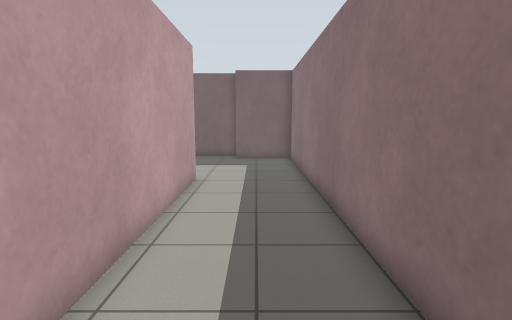
view 1 (above)

24 first-person views from a walk through a world built for the Gazebo simulator. The camera is 1.2 m above the floor, tilts 8° down and sees 80° across. The floor is counted in squares, 0.5 m on a side. Each view is taken from the middle of a square. On the plan, view 1 faces up. The plan holds only what a view shows up to about 18 squares ahead; the rest is blank.

view 2
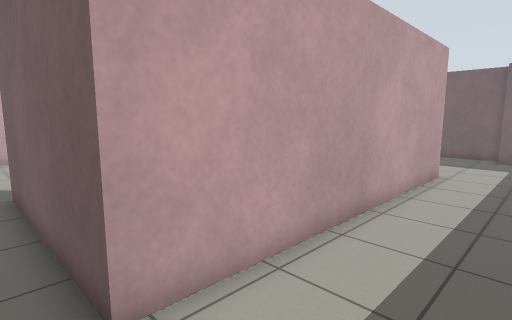

view 3
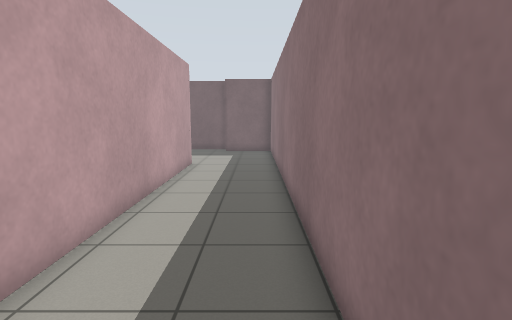

view 4
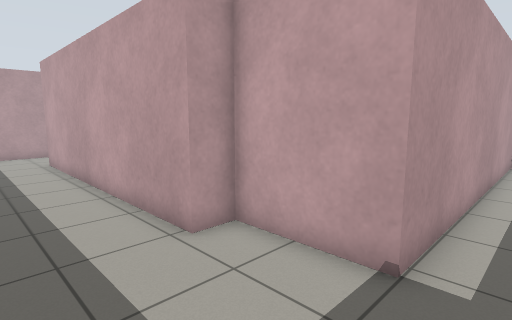

view 5
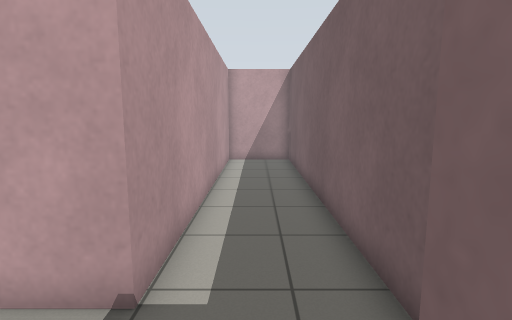

view 6
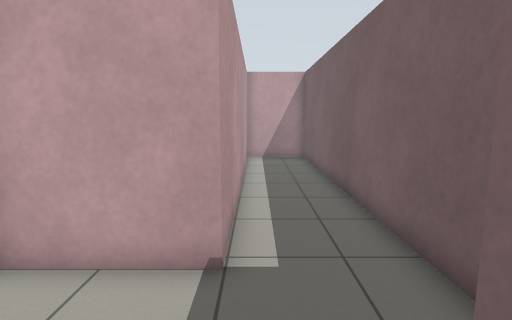

view 7
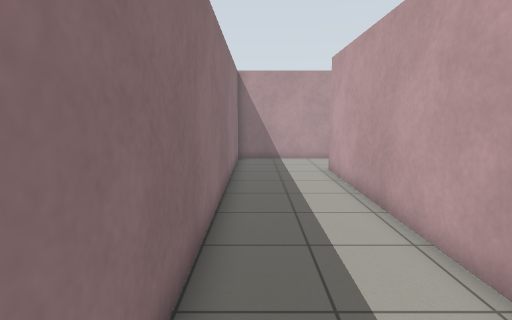

view 8
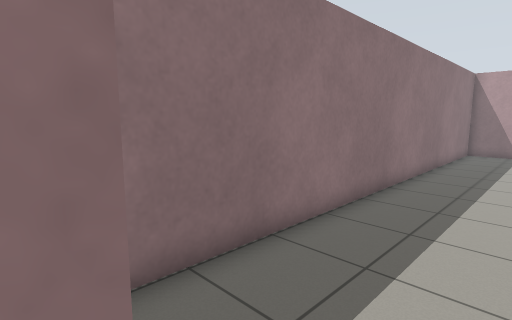

view 9
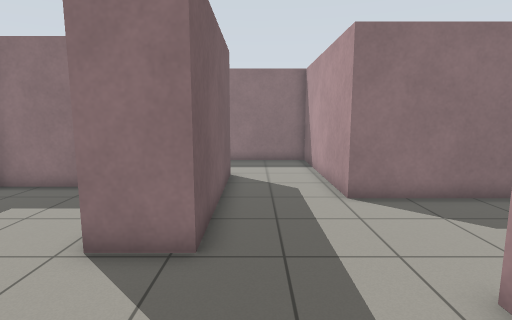

view 10
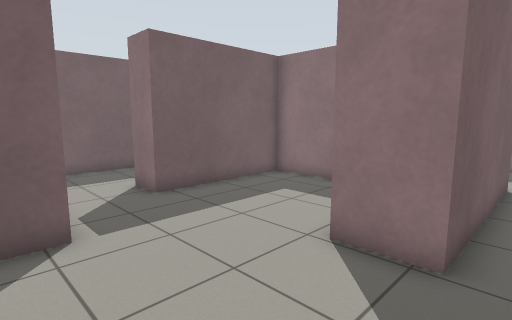

view 11
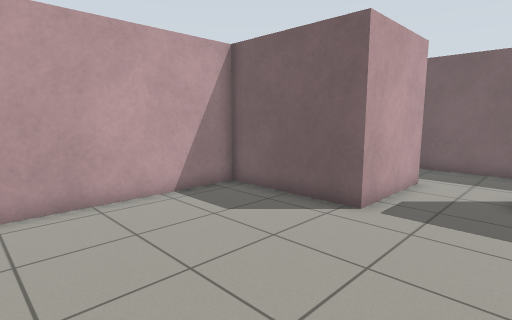

view 12
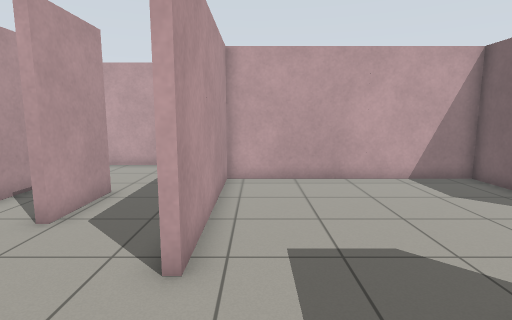

view 13
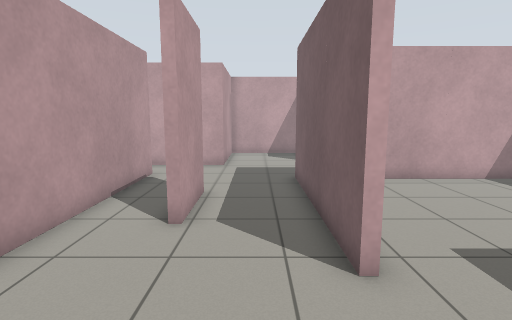

view 14
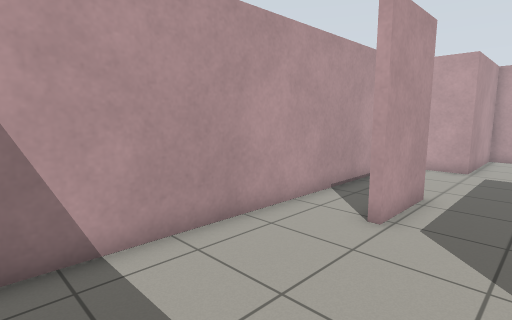

view 15
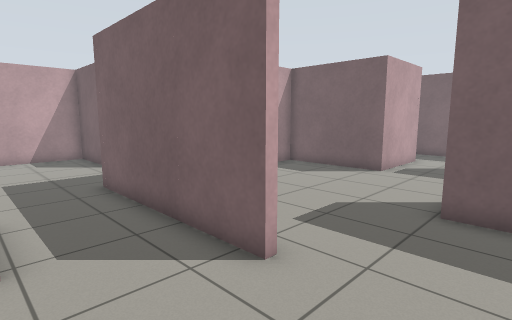

view 16
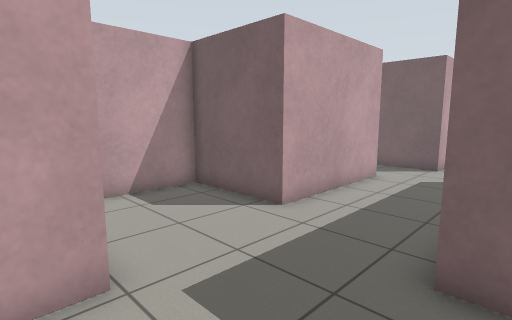

view 17
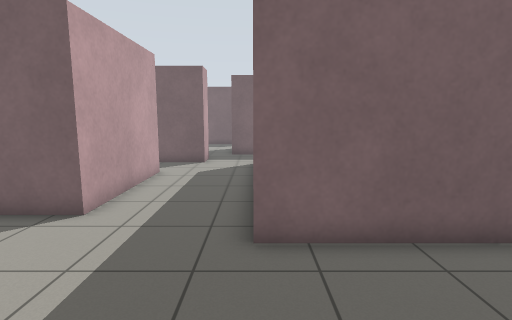

view 18
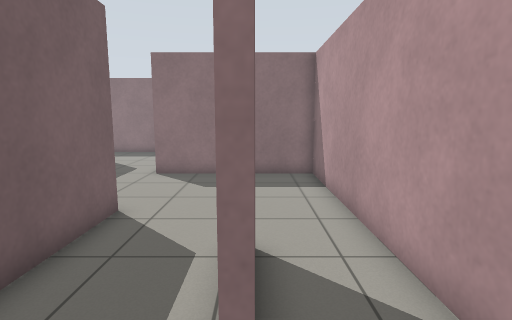

view 19
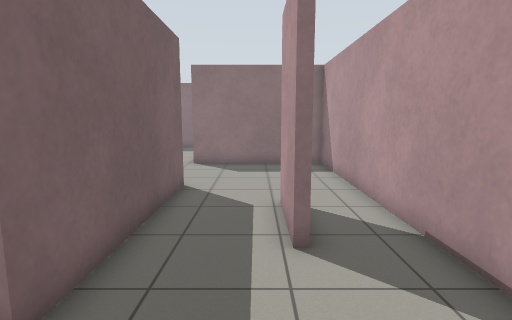

view 20
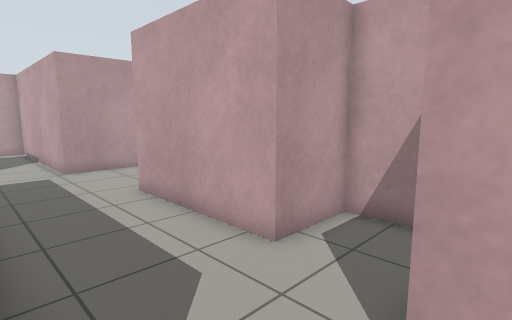

view 21
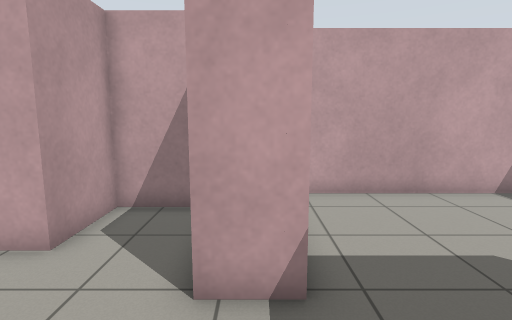

view 22
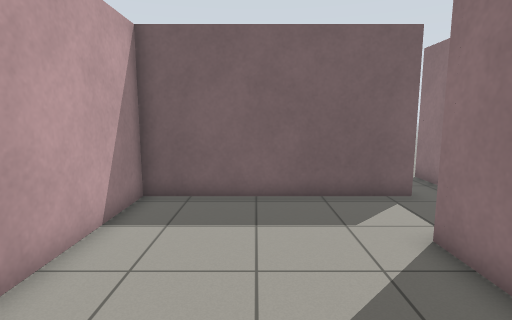

view 23
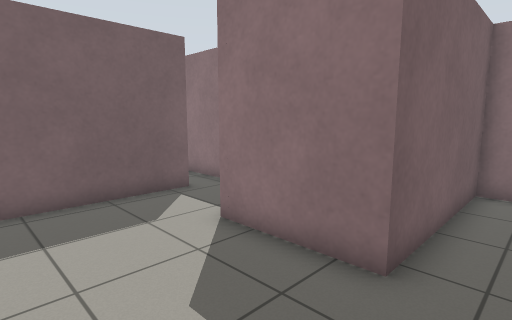

view 24
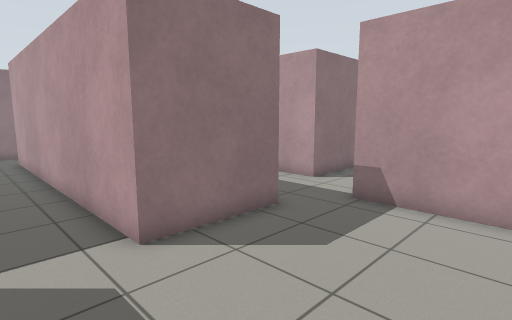

### Floor plan
Points are (right, up) in squares from view 1. A wall is a line through its corners. A room is listed if a view was taken in it or the views show most of it. See-through windows are left out.
Room 1 (views 1, 2, 3, 4, 5, 6, 7, 8)
walls: (-1.2, 18.9) (-17.2, 18.9) (-17.2, 15.5) (-3.6, 15.5) (-3.6, 11.8) (-2.3, 11.8) (-2.3, -0.9); (-1.5, -4.7) (2, -4.7) (2, 17.7) (-1.2, 17.7)
ways out: opening at (-2.3, -3) to room 2
Room 2 (views 9, 10, 11, 12)
walls: (-4.6, 4.1) (-4.6, 7) (-10.5, 7) (-10.5, 8.5); (-6.2, -4.7) (-1.5, -4.7); (-13.5, 9) (-13.5, 4.5) (-18.7, 4.5) (-18.7, -5.1) (-11.3, -5.1); (-2.3, -0.9) (-9.8, -0.9) (-9.8, 1.1)
ways out: opening at (-2.3, -3) to room 1; opening at (-9, -5) to room 3; opening at (-12, 7.5)
Room 3 (views 13, 14, 15, 16, 17, 18, 19)
walls: (-16.7, -8.7) (-13.6, -8.7); (-13.6, -9) (-14.1, -9); (-11.3, -5.4) (-19.1, -5.4); (-19.9, -11.4) (-6.2, -11.4) (-6.2, -4.7); (-19.1, 1.2) (-19.1, 4.8); (-21.8, 5.2) (-24.5, 5.2); (-26, 4.2) (-26, 2.3) (-23.2, 2.3) (-23.2, -3.7) (-27.4, -3.7) (-27.4, -8.7) (-22.2, -8.7) (-22.2, -11.4)
ways out: opening at (-9, -5) to room 2; opening at (-20.5, 5) to room 4; opening at (-21, -12)
Room 4 (views 20, 21, 22, 23, 24)
walls: (-25.5, 6.7) (-21.8, 6.7) (-21.8, 5.2); (-19.1, 4.8) (-17.1, 4.8); (-19.1, 16.1) (-27.4, 16.1) (-27.4, 7.6); (-13.8, 7.8) (-13.8, 8.7) (-20.5, 8.7) (-20.5, 12.7) (-19.5, 12.7)
ways out: opening at (-20.5, 5) to room 3; opening at (-20, 14)

Where each view was taken, in squares from view 1:
view 1: 0 up, 0 right, facing up
view 2: 2 down, 1 right, facing up-left
view 3: 4 down, 1 right, facing up
view 4: 17 up, 1 right, facing down-left
view 5: 17 up, 0 right, facing left
view 6: 16 up, 1 right, facing left
view 7: 13 up, 1 right, facing down
view 8: 18 up, 2 left, facing down-right
view 9: 2 down, 15 left, facing right
view 10: 2 down, 15 left, facing up-right
view 11: 3 down, 10 left, facing up-left
view 12: 4 down, 7 left, facing left
view 13: 7 down, 7 left, facing left
view 14: 6 down, 7 left, facing down-left
view 15: 9 down, 8 left, facing up-left
view 16: 10 down, 18 left, facing up-left
view 17: 11 down, 19 left, facing up
view 18: 9 down, 19 left, facing right
view 19: 8 down, 22 left, facing right
view 20: 6 up, 19 left, facing down-left
view 21: 6 up, 18 left, facing left
view 22: 7 up, 24 left, facing up
view 23: 7 up, 25 left, facing up-right
view 24: 15 up, 26 left, facing down-right
